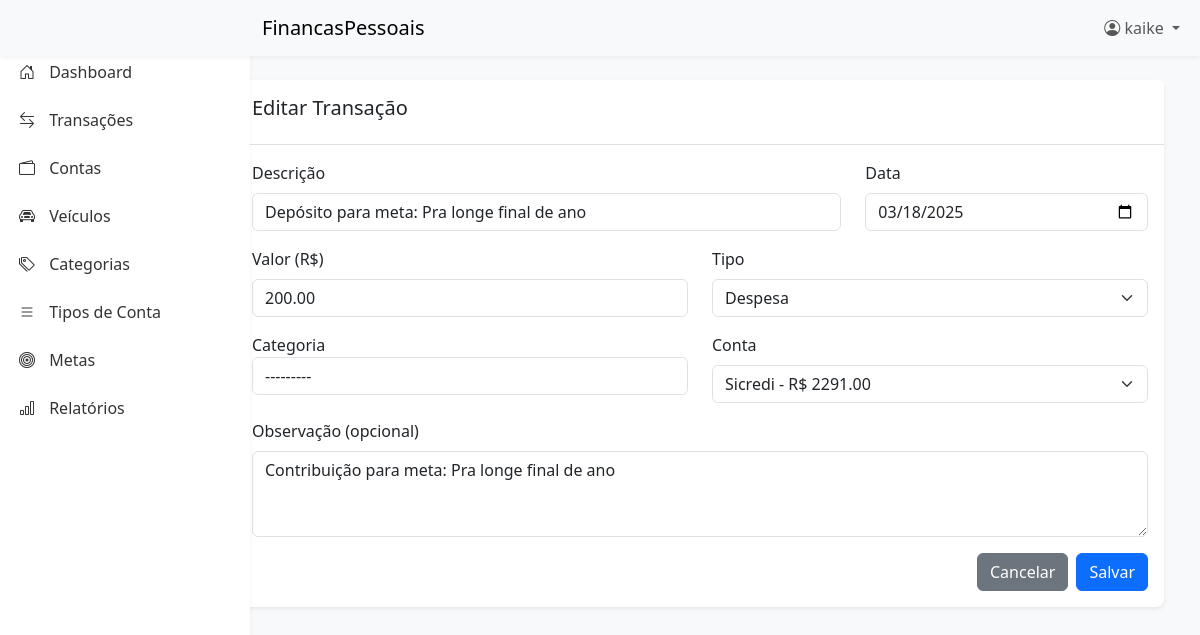
Page /transacoes/editar/1/ (signed in) on the committed database.
### core/models.py (models this page shows, shortened)
class Transacao(models.Model):
    descricao = models.CharField(max_length=200)
    valor = models.DecimalField(max_digits=10, decimal_places=2)
    data = models.DateField(default=timezone.now)
    tipo = models.CharField(
        max_length=10, choices=[("receita", "Receita"), ("despesa", "Despesa")]
    )
    categoria = models.ForeignKey(Categoria, on_delete=models.SET_NULL, null=True)
    conta = models.ForeignKey(Conta, on_delete=models.CASCADE)
    usuario = models.ForeignKey(User, on_delete=models.CASCADE)
    observacao = models.TextField(blank=True, null=True)
    class Meta:
        verbose_name_plural = "Transações"
        ordering = ["-data"]  # Ordena do mais recente para o mais antigo

### core/views.py (the view)
@login_required
def transacao_editar(request, pk):
    transacao = get_object_or_404(Transacao, pk=pk, usuario=request.user)
    if request.method == "POST":
        form = TransacaoForm(request.user, request.POST, instance=transacao)
        if form.is_valid():
            form.save()
            messages.success(request, "Transação atualizada com sucesso!")
            return redirect("core:transacoes_lista")
    else:
        form = TransacaoForm(request.user, instance=transacao)
    return render(request, "core/transacao_form.html", {"form": form, "editar": True})

### core/forms.py
class TransacaoForm(forms.ModelForm):
    class Meta:
        model = Transacao
        fields = [
            "descricao",
            "valor",
            "data",
            "tipo",
            "categoria",
            "conta",
            "observacao",
        ]
        widgets = {
            "descricao": forms.TextInput(attrs={"class": "form-control"}),
            "valor": forms.NumberInput(attrs={"class": "form-control", "step": "0.01"}),
            "data": forms.DateInput(attrs={"class": "form-control", "type": "date"}),
            "tipo": forms.Select(attrs={"class": "form-select"}),
            "categoria": forms.Select(attrs={"class": "form-select"}),
            "conta": forms.Select(attrs={"class": "form-select"}),
            "observacao": forms.Textarea(attrs={"class": "form-control", "rows": 3}),
        }
    def __init__(self, user=None, *args, **kwargs):
        super().__init__(*args, **kwargs)
        if user:
            self.fields["categoria"].queryset = Categoria.objects.filter(usuario=user)
            self.fields["conta"].queryset = Conta.objects.filter(usuario=user)

### core/models.py (called while the page is built)
    def __str__(self):
        return f"{self.nome} - R$ {self.saldo}"

### templates/core/transacao_form.html (shortened to what this page needs)
{% extends 'base.html' %}
{% block content %}
<div class="container-fluid">
    <div class="row">
        <div class="col-md-12">
            <div class="card">
                <div class="card-header">
                    <h5>{% if editar %}Editar{% else %}Nova{% endif %} Transação</h5>
                </div>
                <div class="card-body">
                    <form method="post">
                        <div class="row mb-3">
                            <div class="col-md-8">
                                <label for="{{ form.descricao.id_for_label }}" class="form-label">Descrição</label>
                                {{ form.descricao }}
                            </div>
                            <div class="col-md-4">
                                <label for="{{ form.data.id_for_label }}" class="form-label">Data</label>
                                {{ form.data }}
                            </div>
                        </div>
                        <div class="row mb-3">
                            <div class="col-md-6">
                                <label for="{{ form.valor.id_for_label }}" class="form-label">Valor (R$)</label>
                                {{ form.valor }}
                            </div>
                            <div class="col-md-6">
                                <label for="{{ form.tipo.id_for_label }}" class="form-label">Tipo</label>
                                {{ form.tipo }}
                            </div>
                        </div>
                        <div class="row mb-3">
                            <div class="col-md-6">
                                <label>Categoria</label>
                                <select name="categoria" class="form-control" required>
                                    <option value="">---------</option>
                                </select>
                            </div>
                            <div class="col-md-6">
                                <label for="{{ form.conta.id_for_label }}" class="form-label">Conta</label>
                                {{ form.conta }}
                            </div>
                        </div>
                        <div class="mb-3">
                            <label for="{{ form.observacao.id_for_label }}" class="form-label">Observação
                                (opcional)</label>
                            {{ form.observacao }}
                        </div>
                        <div class="d-flex justify-content-end">
                            <a href="{% url 'core:transacoes_lista' %}" class="btn btn-secondary me-2">Cancelar</a>
                            <button type="submit" class="btn btn-primary">Salvar</button>
                        </div>
                    </form>
                </div>
            </div>
        </div>
    </div>
</div>
{% endblock %}

### templates/base.html (shortened to what this page needs)
<!DOCTYPE html>
<html lang="pt-br">
<head>
    <link href="https://cdn.jsdelivr.net/npm/bootstrap@5.3.0/dist/css/bootstrap.min.css" rel="stylesheet">
    <link href="https://cdn.jsdelivr.net/npm/bootstrap-icons@1.10.0/font/bootstrap-icons.css" rel="stylesheet">
</head>
<body>
    <nav class="navbar navbar-expand-lg navbar-light bg-light">
        <div class="container-fluid">
            <a class="navbar-brand" href="{% url 'core:dashboard' %}">FinancasPessoais</a>
            <div class="collapse navbar-collapse" id="navbarNav">
                <ul class="navbar-nav ms-auto">
                    <li class="nav-item dropdown">
                        <a class="nav-link dropdown-toggle" href="#" id="navbarDropdown" role="button" data-bs-toggle="dropdown" aria-expanded="false">
                            <i class="bi bi-person-circle"></i> {{ request.user.username }}
                        </a>
                    </li>
                </ul>
            </div>
        </div>
    </nav>
    <div class="container-fluid">
        <div class="row">
            <nav id="sidebar" class="col-md-3 col-lg-2 d-md-block sidebar collapse">
                <div class="position-sticky sidebar-sticky">
                    <ul class="nav flex-column">
                        <li class="nav-item">
                            <a class="nav-link {% if request.resolver_match.url_name == 'dashboard' %}active{% endif %}" href="{% url 'core:dashboard' %}">
                                <i class="bi bi-house-door"></i> Dashboard
                            </a>
                        </li>
                        <li class="nav-item">
                            <a class="nav-link {% if 'transacoes' in request.resolver_match.url_name %}active{% endif %}" href="{% url 'core:transacoes_lista' %}">
                                <i class="bi bi-arrow-left-right"></i> Transações
                            </a>
                        </li>
                        <li class="nav-item">
                            <a class="nav-link {% if 'contas' in request.resolver_match.url_name %}active{% endif %}" href="{% url 'core:contas_lista' %}">
                                <i class="bi bi-wallet2"></i> Contas
                            </a>
                        </li>
                        <li class="nav-item">
                            <a class="nav-link {% if 'veiculos' in request.resolver_match.url_name %}active{% endif %}" href="{% url 'veiculos:dashboard_veiculos' %}">
                                <i class="bi bi-car-front"></i> Veículos
                            </a>
                        </li>
                        <li class="nav-item">
                            <a class="nav-link {% if 'categorias' in request.resolver_match.url_name %}active{% endif %}" href="{% url 'core:categorias_lista' %}">
                                <i class="bi bi-tags"></i> Categorias
                            </a>
                        </li>
                        <li class="nav-item">
                            <a class="nav-link {% if 'tipos_conta' in request.resolver_match.url_name %}active{% endif %}" href="{% url 'core:tipos_conta_lista' %}">
                                <i class="bi bi-list accordion"></i> Tipos de Conta
                            </a>
                        </li>
                        <li class="nav-item">
                            <a class="nav-link {% if 'metas' in request.resolver_match.url_name %}active{% endif %}" href="{% url 'core:metas_lista' %}">
                                <i class="bi bi-bullseye"></i> Metas
                            </a>
                        </li>
                        <li class="nav-item">
                            <a class="nav-link {% if request.resolver_match.url_name == 'relatorios' %}active{% endif %}" href="{% url 'core:relatorios' %}">
                                <i class="bi bi-bar-chart"></i> Relatórios
                            </a>
                        </li>
                    </ul>
                </div>
            </nav>
            <main class="col-md-9 ms-sm-auto col-lg-10 px-md-4 main-content">
                <div class="content-wrapper">
                    {% block content %}
                    {% endblock %}
                </div>
            </main>
        </div>
    </div>
</body>
</html>

### templates/base.html (style rules this page uses)
:root { --primary-color: #0d6efd; --success-color: #198754; --danger-color: #dc3545; --sidebar-width: 250px; }
body { font-family: 'Segoe UI', Tahoma, Geneva, Verdana, sans-serif; background-color: #f8f9fa; }
.sidebar { position: fixed; top: 0; bottom: 0; left: 0; z-index: 100; padding: 48px 0 0; box-shadow: 0 2px 5px 0 rgba(0,0,0,.05); width: var(--sidebar-width); background-color: #fff; }
.sidebar-sticky { height: calc(100vh - 48px); overflow-x: hidden; overflow-y: auto; }
.sidebar .nav-link { color: #333; font-weight: 500; padding: 0.75rem 1rem; border-left: 3px solid transparent; }
.sidebar .nav-link i { margin-right: 10px; }
.main-content { margin-left: var(--sidebar-width); padding: 20px; }
.navbar { position: fixed; top: 0; right: 0; left: 0; z-index: 1030; padding-left: var(--sidebar-width); box-shadow: 0 2px 5px 0 rgba(0,0,0,.05); }
.content-wrapper { padding-top: 60px; }
.card { border: none; box-shadow: 0 0.125rem 0.25rem rgba(0, 0, 0, 0.075); border-radius: 0.5rem; margin-bottom: 1.5rem; }
.card-header { background-color: #fff; border-bottom: 1px solid rgba(0,0,0,.125); padding: 1rem; }
.btn-primary { background-color: var(--primary-color); border-color: var(--primary-color); }

### rows in the picture
Transacao: descricao "Depósito para meta: Pra longe final de ano", data "03/18/2025", valor "200.00", tipo "Despesa", conta "Sicredi - R$ 2291.00", observacao "Contribuição para meta: Pra longe final de ano"

### other values in the picture
{{ request.user.username }} "kaike"
